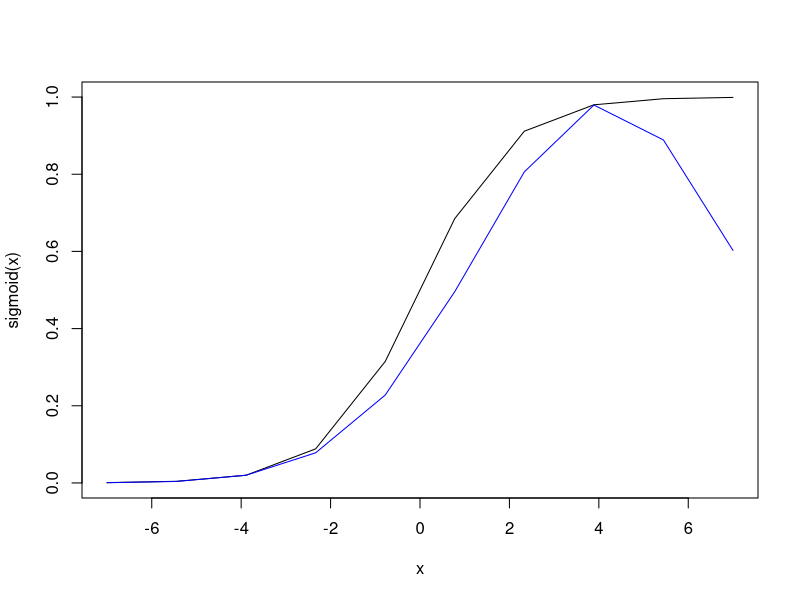

Source code (R):
sigmoid = function(z) 1 / (1 + exp(-z))

sigmoid_approx = function(z,x) {
  lam = function(w) .5 / w * (sigmoid(w) - .5)
  sigmoid(x) * exp((z-x)/2 - lam(x) * (z^2 - x^2))
}

x <- seq(-7, 7, l=10)
plot(x, sigmoid(x), type='l')
lines(x, sigmoid_approx(x,4), col='blue')
